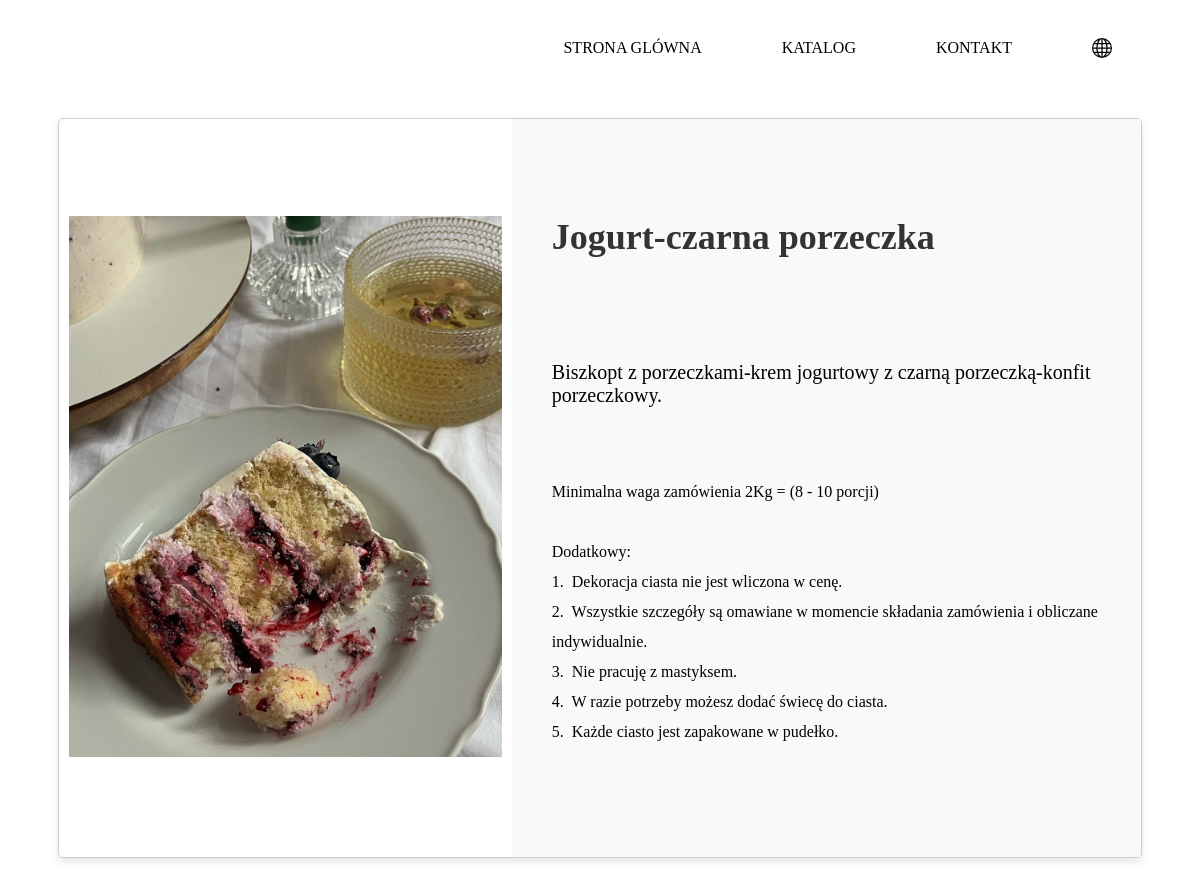
Screenshot of /category/1/items/4 with the database file from the repository.
### sql_app/product_model.py (models this page shows)
class Item(Base):
    __tablename__ = "items"
    id = Column(Integer, primary_key=True)
    name = Column(String, nullable=False)
    description = Column(String)
    price = Column(Integer, nullable=False)
    in_stock = Column(Boolean, default=True)
    images_id = Column(Integer)
    images_url = Column(String)
    innader_info = Column(String)
    name_rus = Column(String)
    description_rus = Column(String)
    innader_info_rus = Column(String)
    name_eng = Column(String)
    description_eng = Column(String)
    innader_info_eng = Column(String)
    category_id = Column(Integer, ForeignKey('categories.id'))
    category = relationship("Category", back_populates="items")

### sql_app/main.py (the view)
@app.get("/category/{cat_id}/items/{item_id}", tags=['one_in_one_category'], response_class=HTMLResponse)
async def read_product_by_id(request: Request, cat_id: int, item_id: int, db: Session = Depends(get_db)):
    only_one_item_id = crud.get_product_by_id(cat_id, item_id, db)
    if only_one_item_id is None:
        raise HTTPException(status_code=400, detail="Item not found in Category ERROR")
    return templates.TemplateResponse(
        "item.html", {"request": request, "name": "item", "only_one_item_id": only_one_item_id})

### templates/item.html (shortened to what this page needs)
{% extends "base.html" %}
{% block content %}
{% if only_one_item_id %}
<div class="item-doker">
    <div class="item-cont-images">
         <img class="item-images" src="{{ only_one_item_id.images_url }}{{ only_one_item_id.images_id }}.jpg" alt="Product Image">
    </div>
    <div class="item-info">
        <h1 class="item_name">{{ only_one_item_id.name }}</h1>
        <p class="item_title">{{ only_one_item_id.description }}</p>
        {% if not only_one_item_id.category_id == 2 %}
        <p class="item_inader">{{only_one_item_id.innader_info}}</p>
        {% endif %}
    </div>
   {% else %}
       <p>Товар не найден.</p>
</div>
{% endif %}
{% endblock %}

### static/item_card.css (style rules this page uses)
.item-doker { display: flex; align-items: center; margin: 30px 50px; border: 1px solid #ccc; border-radius: 5px; overflow: hidden; box-shadow: 0 4px 8px rgba(0, 0, 0, 0.1); }
.item-cont-images { flex: 0 0 40%; padding: 10px; }
.item-images { max-width: 100%; height: auto; }
.item-info { flex: 1; padding: 40px; background-color: #f9f9f9; }
.item_name { font-size: 36px; color: #333; height: 3em; display: flex; align-items: center; }
.item_title { font-size: 20px; color: black; margin: 70px 0; white-space: break-spaces; }
.item_inader { margin: 70px 0; white-space: pre-wrap; line-height: 30px; }

### rows the page displays
Item: images_url (picture), name "Jogurt-czarna porzeczka", description "Biszkopt z porzeczkami-krem jogurtowy z czarną porzeczką-konfit porzeczkowy.", innader_info "Minimalna waga zamówienia 2Kg = (8 - 10 porcji) Dodatkowy: 1. Dekoracja ciasta nie jest wliczona w cenę. 2. Wszystkie szczegóły są omawiane w momencie składania zamówienia i obliczane indywidualnie. 3. Nie pracuję z mastyksem. 4. W razie potrzeby możesz dodać świecę do ciasta. 5. Każde ciasto jest zapakowane w pudełko."
